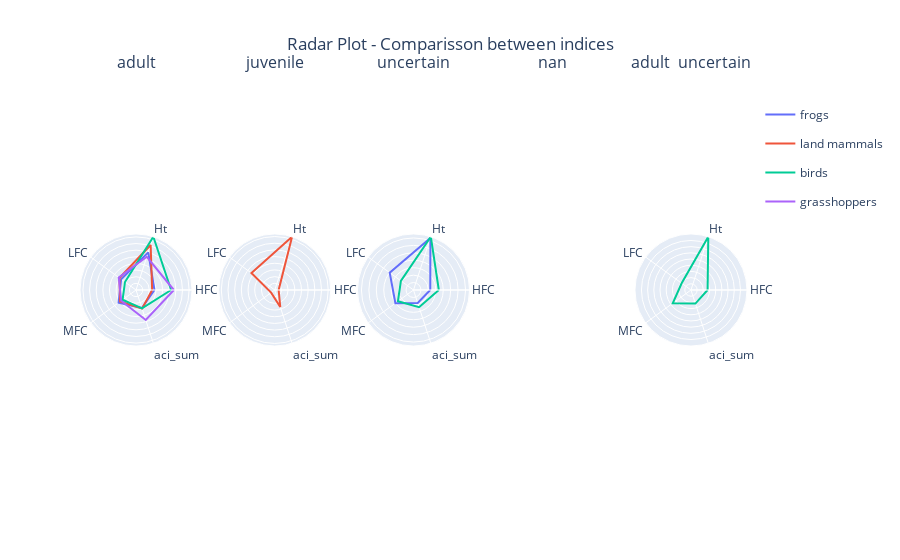

Notebook cell for this chart:
### Markdown cell above
# 4. Visualizations

Now that we have all the necessary data, it is time to create some visualizations!

In this example notebook, the goal is to create visualizations that summarize the data. To achieve this goal, we will create and discuss the following visualizations:

1.asd
2.asd
3.asd

## 4.1. Radar plot

### Code cell
df_valid = df_indices.dropna(subset=['group'])
fig = visualizations.indices_radar_plot(df_valid, indices=['aci_sum', 'Ht', 'LFC', 'MFC', 'HFC'], agg_type='mean', group_by=['stage', 'group'], max_cols=5)

### Figure 1 — Plotly figure (JSON) as saved in the notebook; plotly's stock layout.template omitted (floating-point values rounded to 4 significant figures)
{"data": [{"legendgroup": "frogs", "line": {"color": "#636EFA"}, "mode": "lines", "name": "frogs", "r": [0.2779, 0.5965, 0.2776, 0.3242, 0.285, 0.2779], "showlegend": true, "subplot": "polar", "theta": ["HFC", "Ht", "LFC", "MFC", "aci_sum", "HFC"], "type": "scatterpolar"}, {"legendgroup": "land mammals", "line": {"color": "#EF553B"}, "mode": "lines", "name": "land mammals", "r": [0.2429, 0.7126, 0.3086, 0.2966, 0.295, 0.2429], "showlegend": true, "subplot": "polar", "theta": ["HFC", "Ht", "LFC", "MFC", "aci_sum", "HFC"], "type": "scatterpolar"}, {"legendgroup": "birds", "line": {"color": "#00CC96"}, "mode": "lines", "name": "birds", "r": [0.5288, 0.8443, 0.2056, 0.2508, 0.2907, 0.5288], "showlegend": true, "subplot": "polar", "theta": ["HFC", "Ht", "LFC", "MFC", "aci_sum", "HFC"], "type": "scatterpolar"}, {"legendgroup": "grasshoppers", "line": {"color": "#AB63FA"}, "mode": "lines", "name": "grasshoppers", "r": [0.5701, 0.5258, 0.3216, 0.2773, 0.4751, 0.5701], "showlegend": true, "subplot": "polar", "theta": ["HFC", "Ht", "LFC", "MFC", "aci_sum", "HFC"], "type": "scatterpolar"}, {"legendgroup": "land mammals", "line": {"color": "#EF553B"}, "mode": "lines", "name": "land mammals", "r": [0.05796, 0.8385, 0.4315, 0.06744, 0.2672, 0.05796], "showlegend": false, "subplot": "polar2", "theta": ["HFC", "Ht", "LFC", "MFC", "aci_sum", "HFC"], "type": "scatterpolar"}, {"legendgroup": "frogs", "line": {"color": "#636EFA"}, "mode": "lines", "name": "frogs", "r": [0.2256, 0.7351, 0.3953, 0.3012, 0.1837, 0.2256], "showlegend": false, "subplot": "polar3", "theta": ["HFC", "Ht", "LFC", "MFC", "aci_sum", "HFC"], "type": "scatterpolar"}, {"legendgroup": "birds", "line": {"color": "#00CC96"}, "mode": "lines", "name": "birds", "r": [0.3404, 0.7535, 0.2094, 0.2587, 0.2428, 0.3404], "showlegend": false, "subplot": "polar3", "theta": ["HFC", "Ht", "LFC", "MFC", "aci_sum", "HFC"], "type": "scatterpolar"}, {"legendgroup": "birds", "line": {"color": "#00CC96"}, "mode": "lines", "name": "birds", "r": [0.2683, 0.9049, 0.1863, 0.3636, 0.2304, 0.2683], "showlegend": false, "subplot": "polar5", "theta": ["HFC", "Ht", "LFC", "MFC", "aci_sum", "HFC"], "type": "scatterpolar"}], "layout": {"annotations": [{"font": {"size": 16}, "showarrow": false, "text": "adult", "x": 0.084, "xanchor": "center", "xref": "paper", "y": 1, "yanchor": "bottom", "yref": "paper", "yshift": 25}, {"font": {"size": 16}, "showarrow": false, "text": "juvenile", "x": 0.292, "xanchor": "center", "xref": "paper", "y": 1, "yanchor": "bottom", "yref": "paper", "yshift": 25}, {"font": {"size": 16}, "showarrow": false, "text": "uncertain", "x": 0.5, "xanchor": "center", "xref": "paper", "y": 1, "yanchor": "bottom", "yref": "paper", "yshift": 25}, {"font": {"size": 16}, "showarrow": false, "text": "nan", "x": 0.708, "xanchor": "center", "xref": "paper", "y": 1, "yanchor": "bottom", "yref": "paper", "yshift": 25}, {"font": {"size": 16}, "showarrow": false, "text": "adult  uncertain", "x": 0.916, "xanchor": "center", "xref": "paper", "y": 1, "yanchor": "bottom", "yref": "paper", "yshift": 25}], "autosize": true, "polar": {"domain": {"x": [0, 0.168], "y": [0, 1]}, "radialaxis": {"showticklabels": false}}, "polar2": {"domain": {"x": [0.208, 0.376], "y": [0, 1]}, "radialaxis": {"showticklabels": false}}, "polar3": {"domain": {"x": [0.416, 0.584], "y": [0, 1]}, "radialaxis": {"showticklabels": false}}, "polar4": {"domain": {"x": [0.624, 0.792], "y": [0, 1]}, "radialaxis": {"showticklabels": false}}, "polar5": {"domain": {"x": [0.832, 1], "y": [0, 1]}, "radialaxis": {"showticklabels": false}}, "title": {"text": "Radar Plot - Comparisson between indices", "x": 0.5}}}
